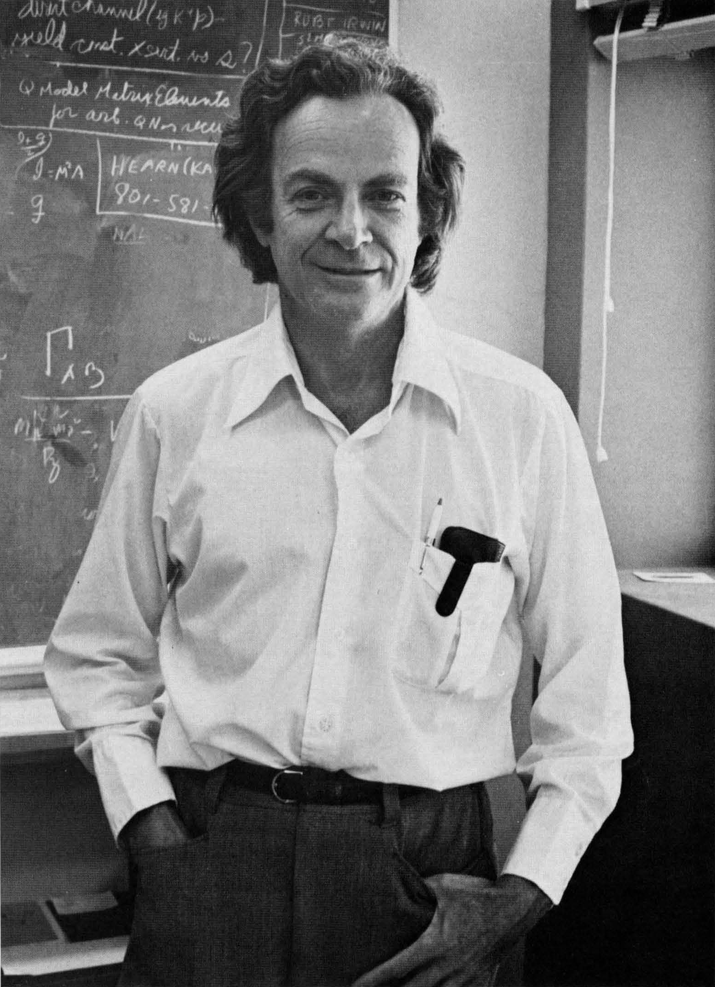
#> input picture wavelet_based_dnn/Feynman.png, 715 x 987 px, shrunk from 1560 x 2152 before the run
$ jupyter execute --allow-errors wavelet.ipynb
#> lines starting #> are read from the running program, lines starting #| are printed output that depends on the picture
# Outline

Wavelet transform...

<br><br><br>

[cell 1]
from skimage import io
from skimage.color import rgb2gray

import numpy as np

import pywt

import matplotlib.pyplot as plt
import matplotlib.gridspec as gridspec

[cell 2]
# Image Centering
from IPython.core.display import HTML
HTML("""
<style>
.output_png {
    display: table-cell;
    text-align: center;
    vertical-align: middle;
}
</style>
""")

<br><br><br>

# Import Sample Image

[cell 3]
image = io.imread("./Feynman.png")
#> image is the input picture: shape (987, 715, 3); min 0, max 235, mean 124.7
print(image.shape)
#| (987, 715, 3)
image = rgb2gray(image)
#> image: shape (987, 715) float64
print(image.shape)
#| (987, 715)

#> (a cell that did not finish here is left out)

<br><br><br>

# Wavelet Transformed Image:

[cell 5]
LL, (LH, HL, HH) = pywt.dwt2(data=image, wavelet="haar", axes=(0, 1))
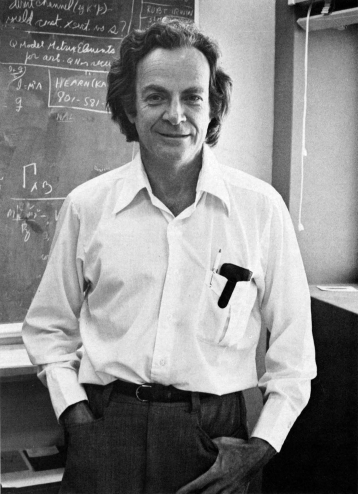
#> LL: shape (494, 358) float64; min 0.00392, max 1.82, mean 0.977; drawn with min black and max white
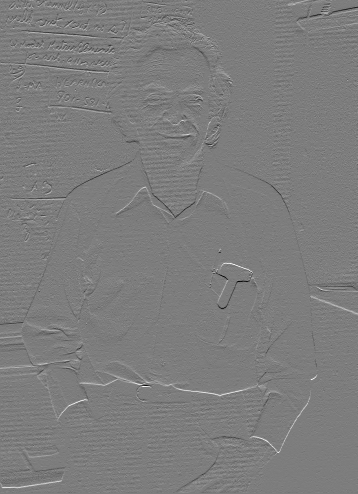
#> LH: shape (494, 358) float64; min -0.42, max 0.433, mean 0.000266; drawn with min black and max white
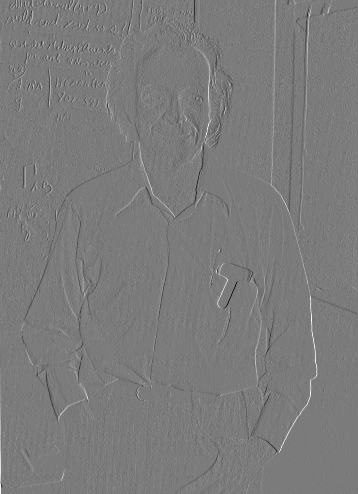
#> HL: shape (494, 358) float64; min -0.49, max 0.52, mean 0.000268; drawn with min black and max white
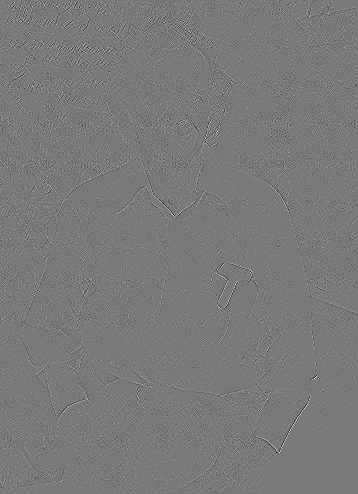
#> HH: shape (494, 358) float64; min -0.12, max 0.131, mean -5.08e-06; drawn with min black and max white
LLL, (LHL, HLL, HHL) = pywt.dwt2(data=LL, wavelet="haar", axes=(0, 1))
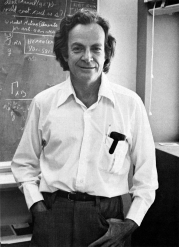
#> LLL: shape (247, 179) float64; min 0.0225, max 3.6, mean 1.95; drawn with min black and max white
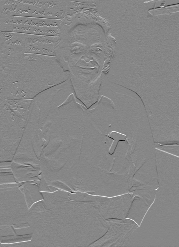
#> LHL: shape (247, 179) float64; min -1.2, max 1.07, mean 0.000627; drawn with min black and max white
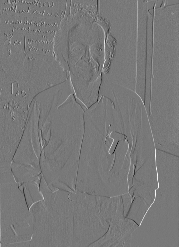
#> HLL: shape (247, 179) float64; min -1.16, max 1.29, mean 0.00131; drawn with min black and max white
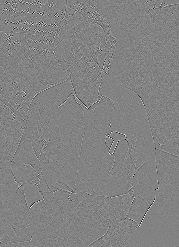
#> HHL: shape (247, 179) float64; min -0.373, max 0.355, mean -5.95e-05; drawn with min black and max white
